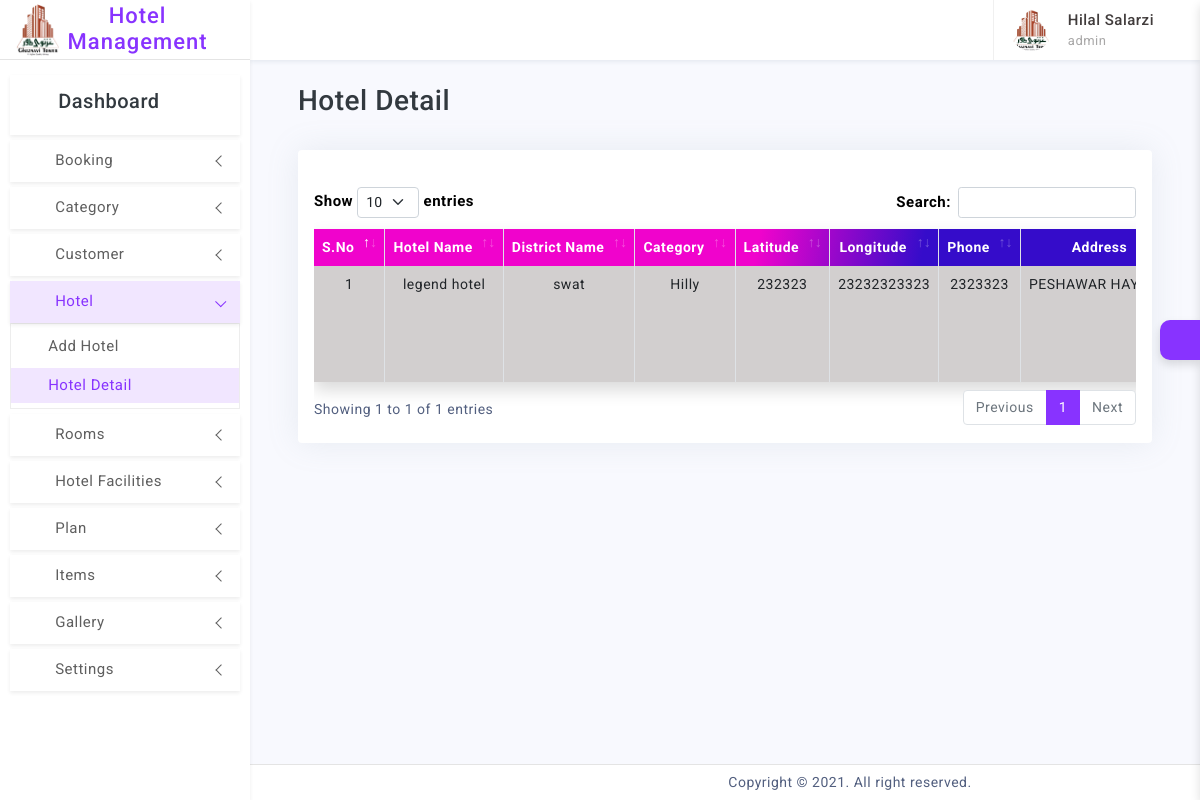
/pages/administrator/hotel.php (signed in), run on the app's committed database.
### tables this page shows
CREATE TABLE `system_users` (
  `id` int(11) NOT NULL,
  `role_id` int(11) NOT NULL,
  `status` int(11) NOT NULL DEFAULT 0,
  `name` varchar(100) NOT NULL,
  `username` varchar(50) NOT NULL,
  `email` varchar(50) NOT NULL,
  `password` varchar(100) NOT NULL,
  `contact` varchar(50) NOT NULL,
  `image` varchar(255) NOT NULL,
  `address` varchar(255) NOT NULL,
  `signupdate` date NOT NULL
);

CREATE TABLE `hotel` (
  `id` int(11) NOT NULL,
  `district_id` int(11) NOT NULL,
  `name` varchar(255) NOT NULL,
  `picture` varchar(255) NOT NULL,
  `category_id` int(11) NOT NULL,
  `latitude` varchar(50) NOT NULL,
  `longitude` varchar(50) NOT NULL,
  `phone` varchar(15) NOT NULL,
  `address` varchar(255) NOT NULL,
  `comment` varchar(255) NOT NULL
);

CREATE TABLE `district` (
  `id` int(11) NOT NULL,
  `name` varchar(50) NOT NULL,
  `province_id` int(11) NOT NULL
);

CREATE TABLE `category` (
  `id` int(11) NOT NULL,
  `name` varchar(50) NOT NULL
);

### pages/administrator/hotel.php (the view, shortened to what this page needs)
<?php include("include/header.php") ?>
<div class="page-content">
    <div class="row mb-2">
        <div class="col-md-12">
            <h3 class="ps-4">Hotel Detail</h3>
        </div>
        <div>
            <div class="page-content container-fluid">
                <div class="row">
                    <div class="col-md-12">
                        <div class="card my-only-div-shadow">
                            <div class="card-body">
                                <?php
                                $sql = "SELECT district.name as district_name, hotel.name as hotel_name, hotel.picture as picture, category.name as category_name, hotel.latitude,hotel.longitude, hotel.phone, hotel.address, hotel.comment FROM hotel
                                        LEFT JOIN district ON hotel.district_id = district.id
                                        LEFT JOIN category ON hotel.category_id = category.id";
                                $run = mysqli_query($connection, $sql);
                                $row = mysqli_num_rows($run);
                                if ($row > 0) {
                                ?>
                                    <br>
                                    <div class="table-responsive">
                                        <table class="table table-bordered table-hover shadow datatable text-center table-striped my-only-div-shadow">
                                            <thead class="my-table-style bg-dark text-white ">
                                                <th>S.No</th>
                                                <th>Hotel Name</th>
                                                <th>District Name</th>
                                                <th>Category</th>
                                                <th>Latitude</th>
                                                <th>Longitude</th>
                                                <th>Phone</th>
                                                <th>Address</th>
                                            </thead>
                                            <tbody class="table-font-size">
                                                <?php
                                                $serial = 1;
                                                while ($data = mysqli_fetch_assoc($run)) {
                                                ?>
                                                    <tr>
                                                        <td><?php echo $serial++ ?></td>
                                                        <td><?php echo $data['hotel_name']; ?></td>
                                                        <td><?php echo $data['district_name']; ?></td>
                                                        <td><?php echo $data['category_name']; ?></td>
                                                        <td><?php echo $data['latitude']; ?></td>
                                                        <td><?php echo $data['longitude']; ?></td>
                                                        <td><?php echo $data['phone']; ?></td>
                                                        <td><?php echo $data['address']; ?></td>
                                                    </tr>
                                                <?php } ?>
                                            </tbody>
                                        </table>
                                    <?php
                                } else {
                                    echo "<h3>No Results Found</h3>";
                                }
                                    ?>
                                    </div>
                            </div>
                        </div>
                    </div>
                </div>
            </div>
        </div>
        <?php include("include/footer.php") ?>

### pages/administrator/include/head.php (shortened to what this page needs)
  <?php
$fetchData1= "SELECT * FROM system_users WHERE id='$user_id'";
$runData1 = mysqli_query($connection,$fetchData1);
$rowData1 = mysqli_fetch_array($runData1);
  $name       = $rowData1['name'];
  $username   = $rowData1['username'];
  $image      = $rowData1['image'];
  $pathImg    = "../../images/admin_profile" . $image;
 ?>
<header class="printBlock">
  <div class="topbar d-flex align-items-center">
    <nav class="navbar navbar-expand">
      <div class="user-box dropdown">
        <a class="d-flex align-items-center nav-link dropdown-toggle dropdown-toggle-nocaret" href="#" role="button" data-bs-toggle="dropdown" aria-expanded="false">
          <img src="<?php echo $pathImg ?>" class="user-img" alt="user avatar">
          <div class="user-info ps-3">
            <p class="user-name mb-0"><?php echo $name ?></p>
            <p class="designattion mb-0"><?php echo $username ?></p>
          </div>
        </a>
      </div>
    </nav>
  </div>
</header>

### assets/css/app.css (style rules this page uses)
body { font-size: 14px; letter-spacing: 0.5px; overflow-x: hidden; font-family: 'Roboto', sans-serif; }
a { text-decoration: none; }
.topbar { position: fixed; top: 0; left: 250px; right: 0; height: 60px; background: #ffffff; border-bottom: 1px solid rgb(228 228 228 / 0%); background-clip: border-box; z-index: 10; box-shadow: 0 0.125rem 0.25rem rgb(136 152 170 / 15%); }
.topbar .navbar { width: 100%; height: 60px; padding-left: 30px; padding-right: 30px; }
.page-content { padding: 1.5rem; }
.dropdown-toggle-nocaret:after { display: none }
.user-img { width: 42px; height: 42px; border-radius: 50%; border: 0px solid #e5e5e5; padding: 0px; }
.user-info .user-name { font-size: 15px; font-weight: 500; color: #413c3c; }
.user-info .designattion { font-size: 13px; color: #a9a8a8; }
.user-box { display: flex; align-items: center; height: 60px; border-left: 1px solid #f0f0f0; margin-left: 1rem; }
.my-table-style { background-image: linear-gradient(280deg, #350cca 45%, #f003cc 60%); }
.table-font-size { font-size: 14px; }
.table-striped>tbody>tr:nth-of-type(odd) { background-color: rgb(221, 218, 218) !important; }

### data on the page
system_users: image (picture), name "Hilal Salarzi", username "admin"
hotel: name "legend hotel", district.name "swat", category.name "Hilly", latitude "232323", longitude "23232323323", phone "2323323", address "PESHAWAR…"
